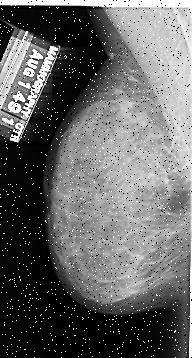
%> input picture DRLSE/images/Original_4_b4.jpg, 192 x 358 px
$ octave --eval "MAM_SEG4;"   (GNU Octave 9; MATLAB toolbox functions it lacks are replaced by stand-ins)
%> lines starting %> are read from the running program, lines starting %| are printed output that depends on the picture; in (x1, y1, x2, y2) boxes, pixels count from 0 and x2, y2 are one past the last pixel; in counts of white or black regions, pixels touching at a corner belong together; the program's own positions count from 1
function MAM_SEG4
%% INICIALITZACIÓ
clearvars; close all; clc;
%% Read and gray
Img=imread('images/Original_4_b4.jpg');
%> Img is the input picture: size 358x192 uint8; min 0, max 255, mean 103.3
figure(1); imshow(Img); title('Original Image');
frm = 0;
% Hi trobem molt soroll del tipus salt & pepper per el que aplicarem un
% filtre de mediana per reduirne el efecte
%% Extreure soroll
Img=medfilt2(Img,[5 5]);
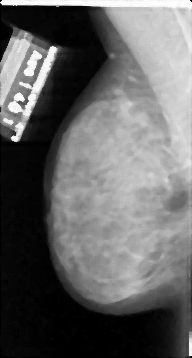
%> Img: size 358x192 uint8; min 0, max 255, mean 101.1
figure(2);
imagesc(Img,[0, 255]); axis off; axis equal; colormap(gray);
title('Smoothed imatge');
%% Binaritzar
Img_b= im2uint8(imbinarize(histeq(Img)));
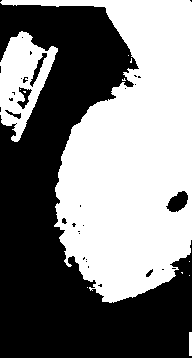
%> Img_b: size 358x192 uint8; 49.4% white; 12 white regions (9 under 20 px), largest, box (x1, y1, x2, y2) and area: (0, 0, 192, 303) 30547, (0, 31, 58, 142) 3324, (189, 332, 192, 356) 72
SE=strel('disk',7);
Img_b=imclose(Img_b,SE);
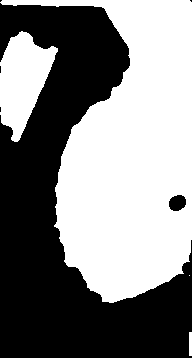
%> Img_b: size 358x192 uint8; 51.2% white; 6 black regions (4 under 20 px), largest, box (x1, y1, x2, y2) and area: (0, 3, 192, 358) 33343, (169, 195, 186, 211) 216
figure(3);
imshow(Img_b); title('Imatge Binaritzada')
%% Extreure elements petits
Img_bw = bwareaopen(Img_b, 50);
%> Img_bw: size 358x192 logical; 51.1% white; 6 black regions (4 under 20 px), largest, box (x1, y1, x2, y2) and area: (0, 3, 192, 358) 33344, (169, 195, 186, 211) 216
labeledImage = bwlabel(Img_bw);
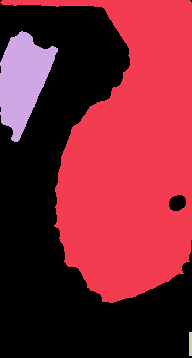
%> labeledImage: size 358x192 double; 4 distinct labels, from 0 to 3; one colour per label, 0 black
measurements = regionprops(labeledImage, 'Area');
%> measurements = 3 regions; Area: 31321, 3765, 72
allAreas = [measurements.Area];
%> allAreas = [31321 3765 72]
[biggestArea, indexOfBiggest] = sort(allAreas, 'descend')
%> biggestArea = [31321 3765 72]; indexOfBiggest = [1 2 3]
% Extract largest
biggestBlob = ismember(labeledImage, indexOfBiggest(1));
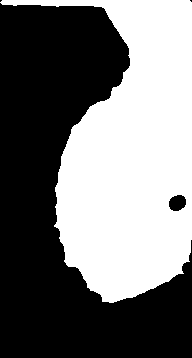
%> biggestBlob: size 358x192 logical; 45.6% white; 1 white region, box (x1, y1, x2, y2) and area: (0, 0, 192, 303) 31321
SE=strel('sphere', 10)
%> (the run ends here)

$ run again, with DRLSE/images/Original_1_b1.jpg copied over DRLSE/images/Original_4_b4.jpg
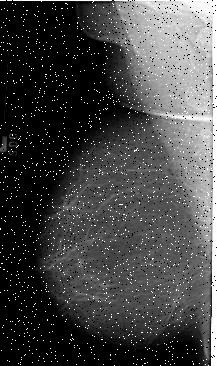
%> input picture DRLSE/images/Original_1_b1.jpg, 217 x 366 px
%> in MAM_SEG4, Img is the input picture: size 366x217 uint8; min 0, max 255, mean 70.8
%> in MAM_SEG4, `Img_b= im2uint8(imbinarize(histeq(Img)));`:
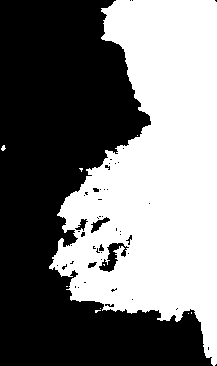
%> Img_b: size 366x217 uint8; 46.6% white; 10 white regions (9 under 20 px), largest, box (x1, y1, x2, y2) and area: (49, 0, 217, 366) 36955
%> in MAM_SEG4, `Img_b=imclose(Img_b,SE);`:
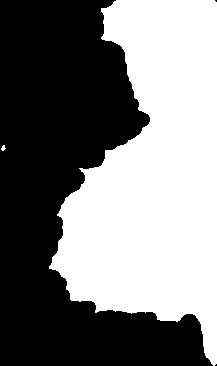
%> Img_b: size 366x217 uint8; 48.4% white; 2 white regions (1 under 20 px), largest, box (x1, y1, x2, y2) and area: (49, 0, 217, 366) 38435
%> Img_bw: size 366x217 logical; 48.4% white; 1 white region, box (x1, y1, x2, y2) and area: (49, 0, 217, 366) 38435
%> measurements = 1 region; Area: 38435
%> allAreas = 38435
%> indexOfBiggest = 1

$ run again, with DRLSE/images/Original_2_b2.jpg copied over DRLSE/images/Original_4_b4.jpg
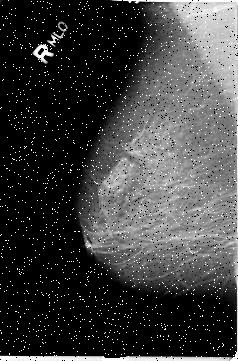
%> input picture DRLSE/images/Original_2_b2.jpg, 238 x 361 px
%> in MAM_SEG4, Img is the input picture: size 361x238 uint8; min 0, max 255, mean 65
%> Img_bw: size 361x238 logical; 40.5% white; 3 white regions, box (x1, y1, x2, y2) and area: (83, 0, 238, 285) 33254, (0, 353, 238, 361) 1094, (33, 23, 66, 63) 431
%> in MAM_SEG4, `labeledImage = bwlabel(Img_bw);`:
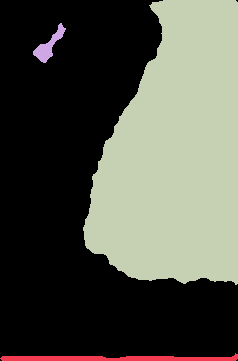
%> labeledImage: size 361x238 double; 4 distinct labels, from 0 to 3; one colour per label, 0 black
%> measurements = 3 regions; Area: 33254, 1094, 431
%> allAreas = [1094 431 33254]
%> biggestArea = [33254 1094 431]; indexOfBiggest = [3 1 2]
%> in MAM_SEG4, `biggestBlob = ismember(labeledImage, indexOfBiggest(1));`:
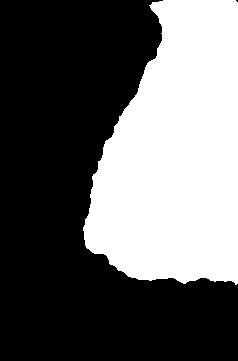
%> biggestBlob: size 361x238 logical; 38.7% white; 1 white region, box (x1, y1, x2, y2) and area: (83, 0, 238, 285) 33254

$ run again, with DRLSE/images/Original_3_b3.jpg copied over DRLSE/images/Original_4_b4.jpg
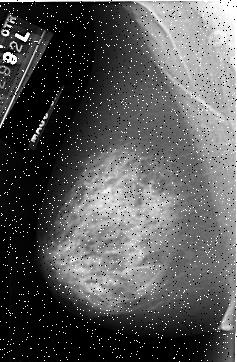
%> input picture DRLSE/images/Original_3_b3.jpg, 237 x 362 px
%> in MAM_SEG4, Img is the input picture: size 362x237 uint8; min 0, max 255, mean 88.5
%> Img_bw: size 362x237 logical; 50.2% white; 3 black regions (1 under 20 px), largest, box (x1, y1, x2, y2) and area: (0, 0, 228, 362) 42678, (235, 334, 237, 362) 44
%> in MAM_SEG4, `labeledImage = bwlabel(Img_bw);`:
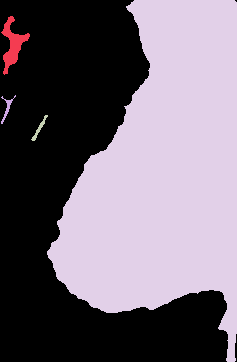
%> labeledImage: size 362x237 double; 5 distinct labels, from 0 to 4; one colour per label, 0 black
%> measurements = 4 regions; Area: 42262, 618, 96, 93
%> allAreas = [618 96 93 42262]
%> biggestArea = [42262 618 96 93]; indexOfBiggest = [4 1 2 3]
%> in MAM_SEG4, `biggestBlob = ismember(labeledImage, indexOfBiggest(1));`:
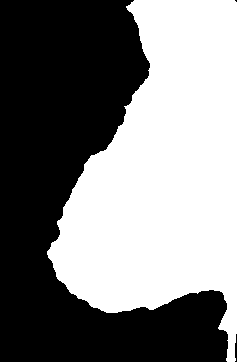
%> biggestBlob: size 362x237 logical; 49.3% white; 1 white region, box (x1, y1, x2, y2) and area: (47, 0, 237, 362) 42262
